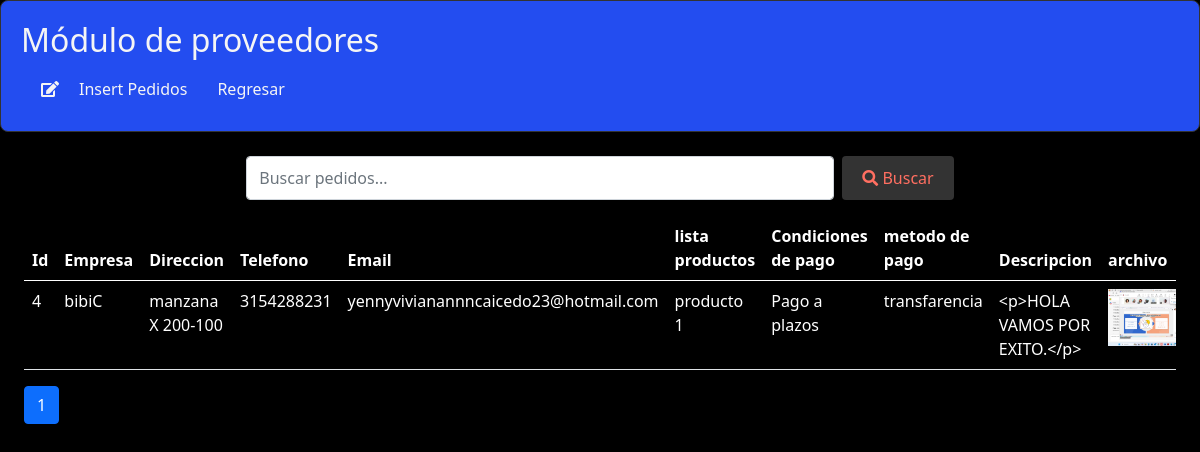
Screenshot of /Views/Suppliers/create.php (signed in) with the database file from the repository.
### tables this page shows
CREATE TABLE `proveedores` (
  `id_proveedor` int(11) NOT NULL,
  `nombre_empresa` varchar(150) NOT NULL,
  `direccion` varchar(150) NOT NULL,
  `telefono` varchar(150) NOT NULL,
  `correo_electronico` varchar(255) NOT NULL,
  `lista_productos` varchar(150) NOT NULL,
  `condiciones_pago` enum('Pago anticipado','Pago a plazos','Pago contra entrega') DEFAULT NULL,
  `metodo_pago` varchar(50) NOT NULL,
  `descripcion` varchar(150) NOT NULL,
  `historial_pedidos` varchar(255) NOT NULL,
  `id_producto` int(11) DEFAULT NULL,
  `archivo` varchar(255) DEFAULT NULL
);

### Views/Suppliers/create.php (the view, shortened to what this page needs)
<?php
$mysqli = mysqli_connect(db_host, db_username, db_password, db_dbname);
mysqli_set_charset($mysqli, 'utf8');
$registros_por_pagina = 10;
$página_actual = isset($_GET['page']) ? (int)$_GET['page'] : 1;
$inicio = ($página_actual - 1) * $registros_por_pagina;
$consulta = "SELECT * FROM proveedores LIMIT $inicio, $registros_por_pagina";
$total_registros_query = "SELECT COUNT(*) AS total FROM   proveedores";
$total_resultados = $mysqli->query($total_registros_query);
$total_registros = $total_resultados->fetch_assoc()['total'];
$total_paginas = ceil($total_registros / $registros_por_pagina);
$searchQuery = isset($_GET['search-query']) ? $_GET['search-query'] : '';
if (!empty($searchQuery)) {
    $consulta = "SELECT * FROM proveedores WHERE
                 nombre_empresa LIKE '%$searchQuery%' OR
                 direccion LIKE '%$searchQuery%' OR
                 telefono LIKE '%$searchQuery%'
                 ORDER BY id_proveedor";
} else {
    $consulta = "SELECT * FROM proveedores ORDER BY id_proveedor";
}
$resultados = $mysqli->query($consulta);
?>
 <!DOCTYPE html>
<html lang="es">
<head>
    <link href="https://cdn.jsdelivr.net/npm/bootstrap@5.0.2/dist/css/bootstrap.min.css" rel="stylesheet">
    <link href="https://cdnjs.cloudflare.com/ajax/libs/font-awesome/5.15.3/css/all.min.css" rel="stylesheet">
</head>
<body>
    <div class="panel">
        <div class="column">
            <h2>Módulo de proveedores</h2>
            <ul class="nav">
                <li><i class="fas fa-edit icon"></i><a href='insert.php?da=Suppliers-2'>Insert Pedidos</a></li>
                <li class="nav-item">
                <a class="nav-link" href="/OptimizationPRO/app/main.php">
                                 Regresar
                            </a>
                        </li>
            </ul>
        </div>
    </div>
    <br>
<div class="container-fluid">
    <form method="GET" class="d-flex justify-content-center mb-3">
        <input type="text" name="search-query" class="form-control w-50 me-2"
               placeholder="Buscar pedidos..." value="<?php echo htmlspecialchars($searchQuery); ?>">
        <button type="submit" class="btn btn-primary">
            <i class="fas fa-search"></i> Buscar
        </button>
    </form>
    <div class="container-fluid">
    <div class="table-container">
        <div class="table-responsive">
            <table class="table table-striped">
                <thead class="thead-light">
                <tr>
                <th scope="col">Id</th>
                <th scope="col">Empresa</th>
                <th scope="col">Direccion</th>
                <th scope="col">Telefono</th>
                <th scope="col">Email</th>
                <th scope="col">lista productos</th>
                <th scope="col">Condiciones de pago</th>
                <th scope="col">metodo de pago</th>
                <th scope="col">Descripcion</th>
                <th scope="col">archivo</th>
    </thead>
    <tbody>
         <?php while ($proveedor = $resultados->fetch_assoc()): ?>
<tr>
        <td><?php echo htmlspecialchars($proveedor['id_proveedor']); ?></td>
        <td><?php echo htmlspecialchars($proveedor['nombre_empresa']); ?></td>
        <td><?php echo htmlspecialchars($proveedor['direccion']); ?></td>
        <td><?php echo htmlspecialchars($proveedor['telefono']); ?></td>
        <td><?php echo htmlspecialchars($proveedor['correo_electronico']); ?></td>
        <td><?php echo htmlspecialchars($proveedor['lista_productos']); ?></td>
        <td><?php echo htmlspecialchars($proveedor['condiciones_pago']); ?></td>
        <td><?php echo htmlspecialchars($proveedor['metodo_pago']); ?></td>
        <td><?php echo htmlspecialchars($proveedor['descripcion']); ?></td>
        <td><img src="../../public/img/proveedores-imagen/<?php echo $proveedor['archivo']; ?>" width="100" alt=""></td>
                    </tr>
                <?php endwhile; ?>
            </tbody>
        </table>
    </div>
</div>
 <nav>
        <ul class="pagination">
            <?php for ($i = 1; $i <= $total_paginas; $i++): ?>
                <li class="page-item <?= ($i == $página_actual) ? 'active' : '' ?>">
                    <a class="page-link" href="?page=<?= $i ?>"><?= $i ?></a>
                </li>
            <?php endfor; ?>
        </ul>
    </nav>
</div>
</body>
</html>

### Views/Suppliers/create.php (style rules this page uses)
body { background-color: #000; color: #f5f5f5; }
.table th, .table td { color: #fff; }
.panel { display: flex; justify-content: space-between; border: 1px solid #333; padding: 20px; border-radius: 8px; background-color: #234DF0; }
.column { width: 48%; }
h2 { color: whitesmoke; }
.nav { display: flex; align-items: center; float: left; margin-left: 20px; }
.nav a { color: whitesmoke; text-decoration: none; padding: 10px; font-size: 16px; margin-left: 10px; }
.btn { display: inline-block; padding: 10px 20px; font-size: 16px; border: none; border-radius: 4px; cursor: pointer; background-color: #333; color: #ff6f61; }

### rows the page displays
proveedores: id_proveedor "4", nombre_empresa "bibiC", direccion "manzana X 200-100", telefono "3154288231", correo_electronico "yennyvivianannncaicedo23@hotmail.com", lista_productos "producto 1", condiciones_pago "Pago a plazos", metodo_pago "transfarencia", descripcion "<p>HOLA VAMOS POR EXITO.</p>", archivo (picture)
